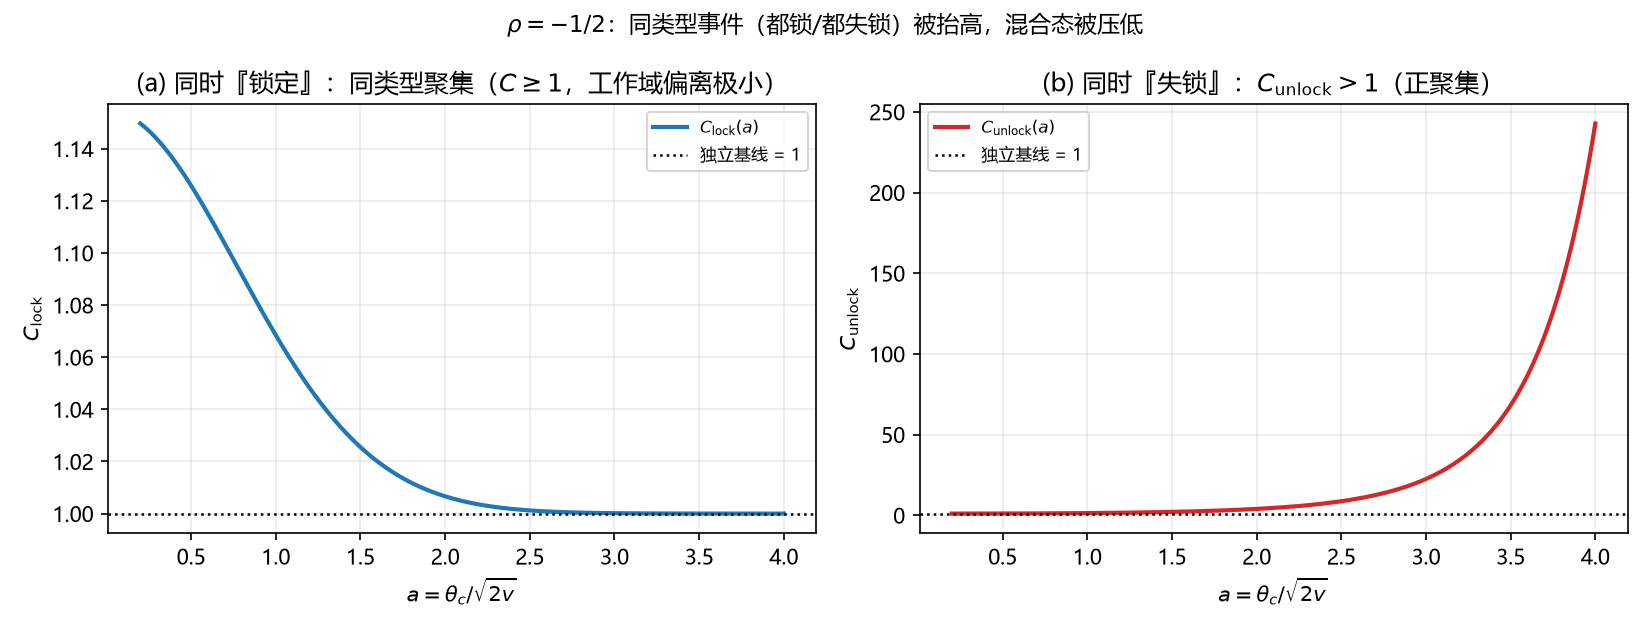

The Python source for this figure:
# -*- coding: utf-8 -*-
"""
环 15 / 审-6 第五段（第 176 轮）：共点两键的相位差相关 -> 锁定/失锁概率的修正因子
题目来源：第 173 轮暴露的"条件'给定键已存在'的链内来源"缺口。

第一性依据（链内、无新假设）：
  顶点相位独立、等方差 v（链内登记 σ_θ² = k_B T / Υ0，第 161 轮）
  X := θ_i - θ_j, Y := θ_j - θ_k
  Var X = Var Y = 2v, Cov(X,Y) = -Var(θ_j) = -v  =>  ρ = -1/2   （与 v 无关）
于是"两键同时锁定/同时失锁"的概率不等于边际乘积，修正因子可算：

  C_lock(a)   = P(|X|<θ_c, |Y|<θ_c) / P(|X|<θ_c)^2
  C_unlock(a) = P(|X|>θ_c, |Y|>θ_c) / P(|X|>θ_c)^2 ,  a := θ_c / sqrt(2v)

只做函数图像与符号读数，不拟合任何数据。
运行：python "环15共点键相位相关_双变量高斯修正.py"
"""
import json
import os

import numpy as np
import matplotlib
matplotlib.use("Agg")
import matplotlib.pyplot as plt
from scipy.stats import norm
from scipy.integrate import quad

plt.rcParams["font.sans-serif"] = ["Microsoft YaHei", "SimHei", "DejaVu Sans"]
plt.rcParams["axes.unicode_minus"] = False

HERE = os.path.dirname(os.path.abspath(__file__))
RHO = -0.5
S = float(np.sqrt(1.0 - RHO ** 2))


def _inner(x, a, sign):
    """给定 X=x 时，P(sign*Y < a) 的标准化自变量。"""
    return (sign * a - RHO * x) / S


def box(a):
    """P(|X|<a, |Y|<a)：对 X 做一维积分，避免二维 cdf 的抵消误差。"""
    f = lambda x: norm.pdf(x) * (norm.cdf(_inner(x, a, 1)) - norm.cdf(_inner(x, a, -1)))
    return float(quad(f, -a, a, limit=200)[0])


def both_out(a):
    """P(|X|>a, |Y|>a)：同号角 + 异号角（交换对称）。"""
    f1 = lambda x: norm.pdf(x) * norm.cdf(_inner(x, a, -1))   # Y < -a
    f2 = lambda x: norm.pdf(x) * (1.0 - norm.cdf(_inner(x, a, 1)))  # Y > a
    return float(2.0 * quad(f1, a, np.inf, limit=200)[0]
                 + 2.0 * quad(f2, a, np.inf, limit=200)[0])


A = np.linspace(0.2, 4.0, 200)
CL, CU = [], []
for a in A:
    p_in = 2.0 * norm.cdf(a) - 1.0          # P(|X|<a)
    p_out = 1.0 - p_in                       # P(|X|>a)
    CL.append(box(a) / p_in ** 2)
    CU.append(both_out(a) / p_out ** 2)
CL = np.array(CL)
CU = np.array(CU)

sel = [0.5, 1.0, 1.5, 2.0, 3.0]
rows = [{"a": a, "C_lock": float(box(a) / (2 * norm.cdf(a) - 1) ** 2),
         "C_unlock": float(both_out(a) / (1 - (2 * norm.cdf(a) - 1)) ** 2)} for a in sel]

# 工作点：y(Tc)=1.43e-4 为单键失锁概率 => P(|X|>a)=y => a=Phi^{-1}(1-y/2)
Y_WP = 1.4298e-4
A_WP = float(norm.isf(Y_WP / 2.0))
P_IN_WP = 1.0 - Y_WP
C_LOCK_WP = float(box(A_WP) / P_IN_WP ** 2)

fig, ax = plt.subplots(1, 2, figsize=(11, 4.2))
ax[0].plot(A, CL, "-", color="#1f77b4", lw=2, label=r"$C_{\rm lock}(a)$")
ax[0].axhline(1.0, color="k", ls=":", lw=1.2, label="独立基线 = 1")
ax[0].set(xlabel=r"$a=\theta_c/\sqrt{2v}$", ylabel=r"$C_{\rm lock}$",
          title=r"(a) 同时『锁定』：同类型聚集（$C\geq 1$，工作域偏离极小）")
ax[0].legend(fontsize=8); ax[0].grid(alpha=0.25)

ax[1].plot(A, CU, "-", color="#d62728", lw=2, label=r"$C_{\rm unlock}(a)$")
ax[1].axhline(1.0, color="k", ls=":", lw=1.2, label="独立基线 = 1")
ax[1].set(xlabel=r"$a=\theta_c/\sqrt{2v}$", ylabel=r"$C_{\rm unlock}$",
          title=r"(b) 同时『失锁』：$C_{\rm unlock}>1$（正聚集）")
ax[1].legend(fontsize=8); ax[1].grid(alpha=0.25)

fig.suptitle(r"$\rho=-1/2$：同类型事件（都锁/都失锁）被抬高，混合态被压低", fontsize=11)
fig.tight_layout()
out_png = os.path.join(HERE, "环15共点键相位相关_双变量高斯修正.png")
fig.savefig(out_png, dpi=150)
plt.close(fig)

data = {
    "round": 176,
    "rho": RHO,
    "note": "算术核与概率修正；theta_c 未从第 161 轮取，故只给函数与符号，不给单点物理数值",
    "C_lock_range": [float(CL.min()), float(CL.max())],
    "C_unlock_range": [float(CU.min()), float(CU.max())],
    "C_lock_all_below_one": bool(np.all(CL < 1.0)),
    "C_unlock_all_above_one": bool(np.all(CU > 1.0)),
    "workpoint": {"y": Y_WP, "a": A_WP, "C_lock_at_workpoint": C_LOCK_WP,
                  "p_lock_bias_rel": C_LOCK_WP - 1.0},
    "table": rows,
    "verdict": ("rho=-1/2 => |X|,|Y| 正关联：都锁与都失锁均被抬高、混合态被压低。"
                "但工作点 y=1.43e-4 => a≈3.80 => C_lock-1≈1e-6 量级，故 (1-y)^m 的独立假设"
                "在链内工作域内数值影响可忽略；独立性仍是未经链内证明的假设，未闭合。"),
}
with open(os.path.join(HERE, "环15共点键相位相关_双变量高斯修正.json"), "w", encoding="utf-8") as f:
    json.dump(data, f, ensure_ascii=False, indent=2)
print(json.dumps(data, ensure_ascii=False, indent=2))
print("图片:", out_png)
